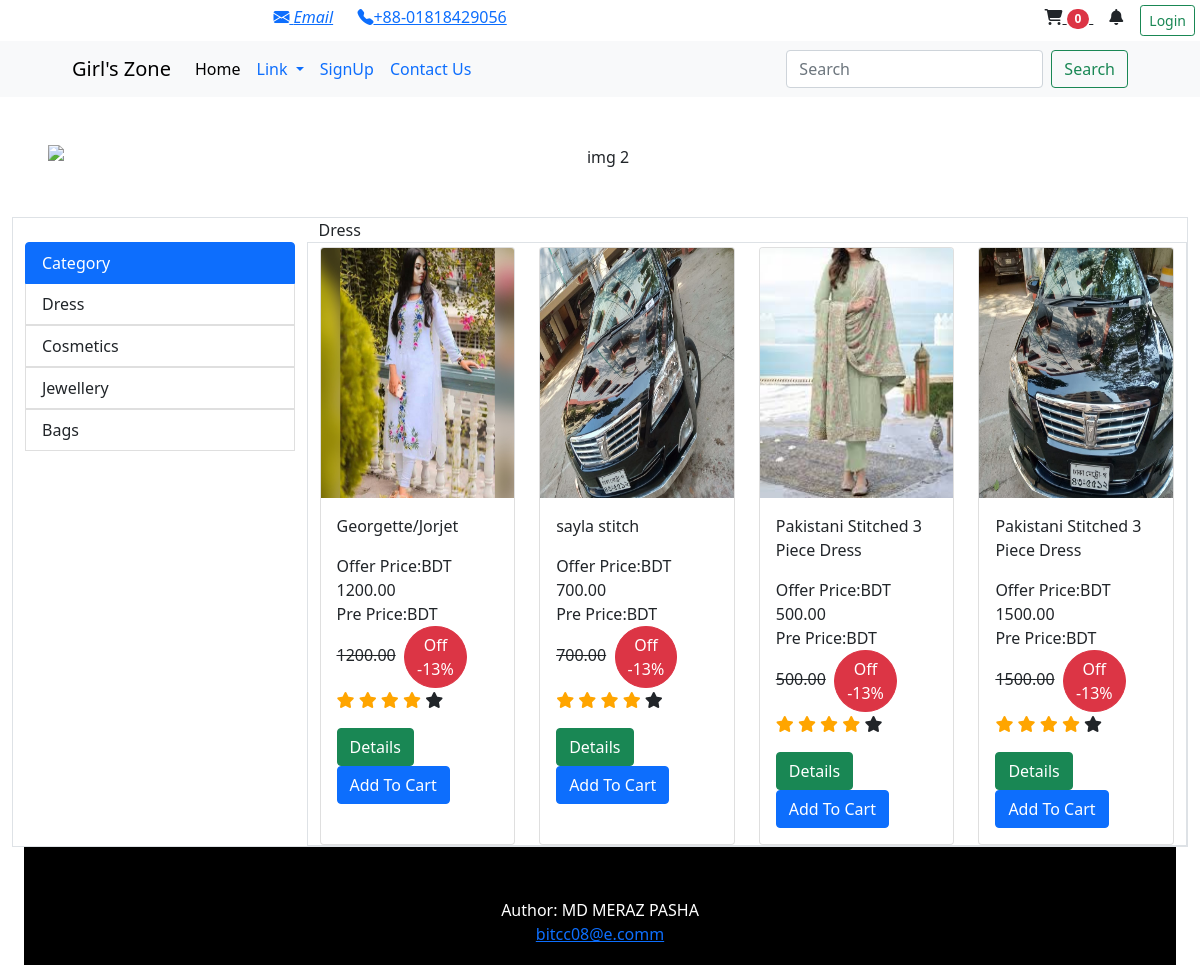
The page / on the database its author committed.
### eshop/models.py (models this page shows, shortened)
class Category(models.Model):
    name = models.CharField(max_length=50)

class Product(models.Model):
    category = models.ForeignKey(Category,on_delete=models.CASCADE,null=False,default='')
    sub_category = models.ForeignKey(SubCategory,on_delete=models.CASCADE,null=False,default='')
    brand = models.ForeignKey(Brand,on_delete=models.CASCADE,null=False,default='')
    image = models.ImageField(upload_to='static/pimage')
    name = models.CharField(max_length=150)
    desc = models.CharField(max_length=255)
    price = models.DecimalField(max_digits=12,decimal_places=2,default='0')
    pre_price = models.DecimalField(max_digits=12, decimal_places=2,default='0')
    date =models.DateField(auto_now_add=True)

### eshop/views.py (the view)
# urls.py: 2. Add a URL to urlpatterns:  path('', views.home, name='home')
def home(request):
    category = Category.objects.all()
    slider = Slider.objects.all().order_by('-id')
    categoryID = request.GET.get('category')
    if categoryID:
        product = Product.objects.filter(sub_category = categoryID).order_by('-id')
    else:
        product = Product.objects.all()
    context = {
        'category':category,
        'product':product,
        'slider':slider,
    }
    return render(request, "home.html",context)

### templates/home.html (shortened to what this page needs)
{% extends 'base.html' %}
{% block content %}
<div class="container-fluid">
<div class="row border">
    <div class="col-sm-3 col-md-3 col-lg-3">
        <div  class="list-group  mt-4">
            <a href="#" class="list-group-item list-group-item-action active">Category</a>
            {% for cat in category %}
        <a href="#{{cat.id}}" class="list-group-item list-group-item-action" data-bs-toggle="collapse" aria-controls="{{cat.id}}">
{{cat.name}}
  </a>
            {% endfor %}
</div>
    </div>
    <div class="col-sm-4 col-md-9 col-lg-9">
        <div class="row"><div class="col-sm-12">Dress</div></div>
    <div class="row border">
      {% for pr in product %}
        <div class="col-sm-4 col-lg-3 col-md-2 justify-content-first d-flex  mt-1">
            <div class="card" style="width: 18rem;">
  <img src="{{pr.image}}" class="card-img-top" height="250px" alt="...">
  <div class="card-body">
      <p class="card-text">{{pr.name}}</p>
      <p>Offer Price:BDT {{pr.price}} <br>
          Pre Price:BDT <del>{{pr.price}}</del>&nbsp;&nbsp;<span class="btn btn-danger  rounded-circle"> Off<br>-13%</span><br>
<span class="fa fa-star checked"></span>
<span class="fa fa-star checked"></span>
<span class="fa fa-star checked"></span>
<span class="fa fa-star checked"></span>
    <span class="fa fa-star"></span></p>
      <button type="button" class="btn btn-success" data-bs-toggle="modal" data-bs-target="#exampleModal-{{forloop.counter}}">
       Details
     </button>
      <a href="{% url 'cart_add' pr.id %}" class="btn btn-primary">Add To Cart</a>
  </div>
</div>
</div>
{% endfor %}
        </div>
    </div>
</div>
{% endblock content%}

### templates/base.html (shortened to what this page needs)
{% load static %}
<!doctype html>
<html lang="en" xmlns="http://www.w3.org/1999/html">
  <head>
    <link rel="stylesheet" href="{% static 'css/bootstrap.main.css' %}">
     <link rel="stylesheet" href="{% static 'css/style.css' %}">
    <link rel="stylesheet" href="https://cdn.jsdelivr.net/npm/bootstrap-icons@1.13.1/font/bootstrap-icons.min.css">
<link rel="stylesheet" href="https://cdnjs.cloudflare.com/ajax/libs/font-awesome/4.7.0/css/font-awesome.min.css">
      <link rel="stylesheet" href="https://cdnjs.cloudflare.com/ajax/libs/font-awesome/6.7.2/css/all.min.css" />
<link href="https://cdn.jsdelivr.net/npm/bootstrap@5.1.3/dist/css/bootstrap.min.css" rel="stylesheet">
  </head>
<body>
<div class"fixed-top">
    <div class="container-fluid" id="tmanu">
            <div  id="item2">
              <a href="#" class=""><i class="bi bi-envelope-fill"> Email</i></a>
              <a href="#" class=""><span > <i class="bi bi-telephone-fill"></i>+88-01818429056</span></a>
            </div>
             <div  id="item3">
    <a class="text-reset me-3" href="{% url 'cart_detail' %}">
        <i class="fas fa-shopping-cart"></i>
        <span class="badge rounded-pill badge-notification bg-danger">{{request.session.cart|length}}</span>
      </a>
      <a class="text-reset me-3" href="#">
      <i class="fas fa-bell"></i>
    </a>
  </div>
  <div class="item4">
      {% if user.is_authenticated %}
           <form action="{% url 'logout' %}" method="post">
            {% csrf_token %}
            <button class="btn btn-outline-success btn-sm" type="submit">Log Out</button>
           </form>
          {% else %}
           <a class="btn btn-outline-success btn-sm" href="{% url "login" %}">Login</a>
            {% endif %}
          </div>
    </div>
            </div>
  <nav class="navbar navbar-expand-lg  px-5 bg-body-tertiary">
  <div class="container-fluid">
    <a class="navbar-brand" href="#">Girl's Zone</a>
    <div class="collapse navbar-collapse" id="navbarSupportedContent">
      <ul class="navbar-nav me-auto mb-2 mb-lg-0">
        <li class="nav-item">
          <a class="nav-link active" aria-current="page" href="{% url "home"%}">Home</a>
        </li>
        <li class="nav-item dropdown">
          <a class="nav-link dropdown-toggle" href="#" id="navbarScrollingDropdown" role="button" data-bs-toggle="dropdown" aria-expanded="false">
            Link
          </a>
        </li>
        <li class="nav-item">
          <a class="nav-link" href="{% url "signup"%}">SignUp</a>
        </li>
         <li class="nav-item">
          <a class="nav-link" href="{% url "contact"%}">Contact Us</a>
        </li>
      </ul>
      <form class="d-flex">
        <input class="form-control me-2" type="search" placeholder="Search" aria-label="Search">
        <button class="btn btn-outline-success" type="submit">Search</button>
      </form>
    </div>
  </div>
</nav>
<section class="text-center p-5">
   <div id="carouselExampleSlidesOnly" class="carousel slide" data-bs-ride="carousel">
     <div class="carousel-inner">
           <div class="carousel-item active">
             <img src="https://trishscully.com/cdn/shop/collections/slider-1_1.webp?v=1717152426&width=1400" class="d-block w-100" alt="img 2">
        </div>
      </div>
    </div>
    </section>
{% block content %}
{% endblock content %}
<footer>
  <br>
  <br>
  <p>Author: MD MERAZ PASHA<br>
  <a href="mailto:bitcc08@e.com">bitcc08@e.comm</a></p>
</footer>
</body>
</html>

### static/css/style.css (style rules this page uses)
.checked { color: orange; }
footer { text-align: center; padding: 3px; background-color: black; color: white; }
#tmanu { display: flex; border: 0px solid red; gap: 1px; flex-direction: row; justify-content: space-around; padding: 5px; }
#item3 { border: 0px solid orange; flex-grow: 1; text-align: right; }
#item2 { border: 0px solid orange; flex-grow: 2; text-align: center; }

### rows shown on the page
Category: name "Dress"
Category: name "Cosmetics"
Category: name "Jewellery"
Category: name "Bags"
Product: image (picture), name "Georgette/Jorjet", price "1200.00"
Product: image (picture), name "sayla stitch", price "700.00"
Product: image (picture), name "Pakistani Stitched 3 Piece Dress", price "500.00"
Product: image (picture), name "Pakistani Stitched 3 Piece Dress", price "1500.00"

### other values the page prints
{{ request.session.cart|length }} "0"
